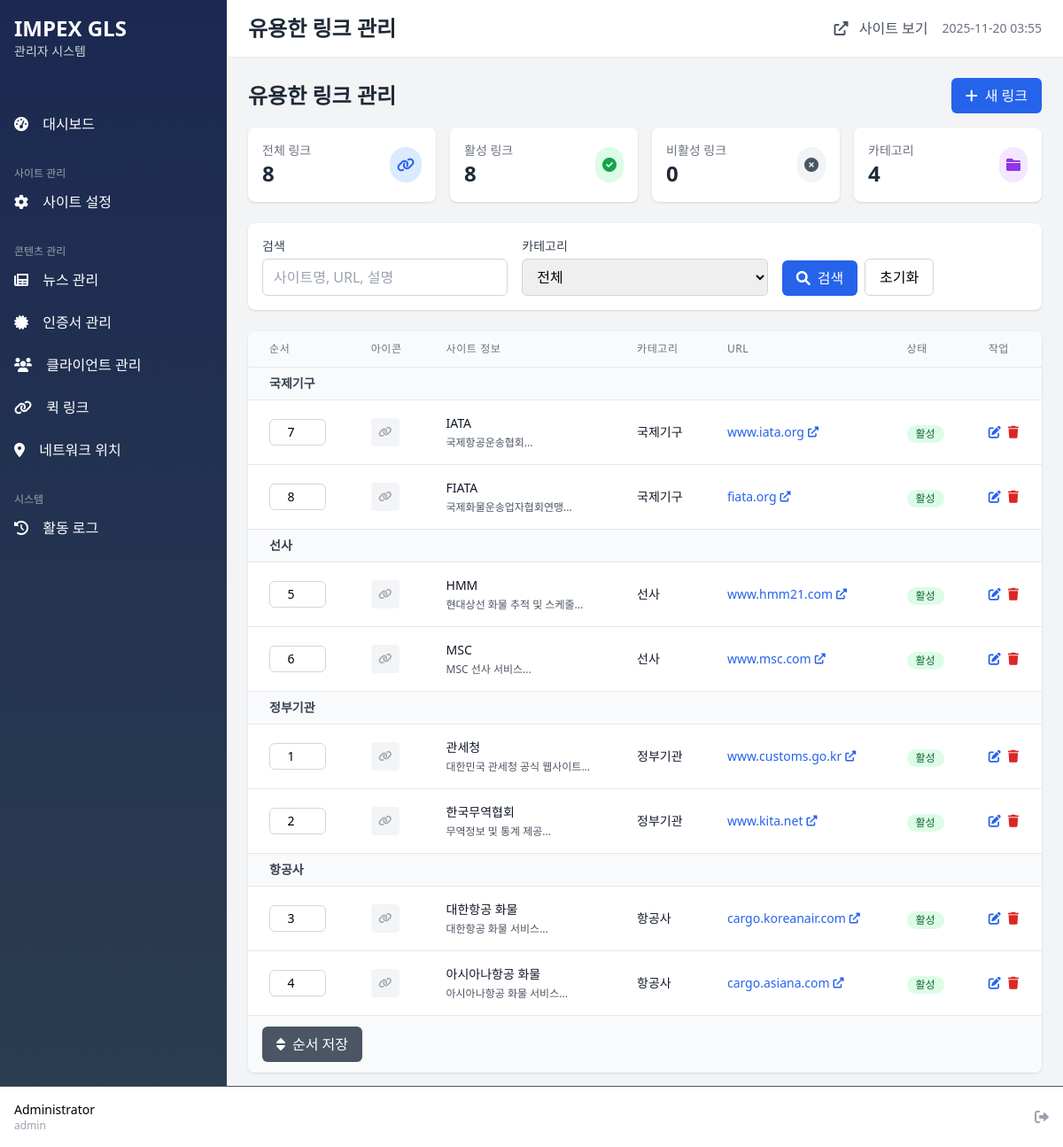
The page /admin/links/index.php (signed in) on the database its author committed.
### tables this page shows
CREATE TABLE useful_links (
    id INT PRIMARY KEY AUTO_INCREMENT,
    category VARCHAR(50),
    title VARCHAR(200) NOT NULL,
    url VARCHAR(500) NOT NULL,
    description TEXT,
    icon_path VARCHAR(255),
    sort_order INT DEFAULT 0,
    is_active TINYINT DEFAULT 1,
    created_at TIMESTAMP DEFAULT CURRENT_TIMESTAMP
);

### admin/includes/functions.php (called while the page is built, shortened)
<?php
function e($string) {
    return htmlspecialchars($string ?? '', ENT_QUOTES, 'UTF-8');
}
?>

### admin/links/index.php (the view, shortened to what this page needs)
<?php
require_once '../includes/functions.php';
$search = $_GET['search'] ?? '';
$page = max(1, intval($_GET['page'] ?? 1));
$per_page = 20;
try {
    $pdo = getDBConnection();
    $where_conditions = [];
    $where_clause = $where_conditions ? 'WHERE ' . implode(' AND ', $where_conditions) : '';
    $offset = ($page - 1) * $per_page;
    $stmt = $pdo->prepare("
        SELECT * FROM useful_links
        $where_clause
        ORDER BY category, sort_order, id DESC
        LIMIT :limit OFFSET :offset
    ");
    $stmt->bindValue(':limit', $per_page, PDO::PARAM_INT);
    $stmt->bindValue(':offset', $offset, PDO::PARAM_INT);
    $stmt->execute();
    $links = $stmt->fetchAll(PDO::FETCH_ASSOC);
    $stmt = $pdo->query("
        SELECT
            COUNT(*) as total,
            SUM(is_active = 1) as active,
            SUM(is_active = 0) as inactive,
            COUNT(DISTINCT category) as categories
        FROM useful_links
    ");
    $stats = $stmt->fetch(PDO::FETCH_ASSOC);
} catch (Exception $e) {
    error_log("Links error: " . $e->getMessage());
    $links = [];
    $total_count = 0;
    $total_pages = 1;
    $categories = [];
    $stats = ['total' => 0, 'active' => 0, 'inactive' => 0, 'categories' => 0];
}
$category_names = [
    '정부기관' => '정부기관',
    '항공사' => '항공사',
    '선사' => '선사',
    '국제기구' => '국제기구',
    '물류협회' => '물류협회',
    '유관기관' => '유관기관',
    '기타' => '기타'
];
include '../includes/header.php';
?>
<div class="mb-6">
    <div class="flex justify-between items-center mb-4">
        <div>
            <h1 class="text-2xl font-bold text-gray-800">유용한 링크 관리</h1>
        </div>
        <a href="create.php" class="bg-blue-600 text-white px-4 py-2 rounded-md hover:bg-blue-700 transition duration-200">
            <i class="fas fa-plus mr-2"></i>새 링크
        </a>
    </div>
    <div class="grid grid-cols-4 gap-4">
        <div class="bg-white rounded-lg shadow p-4">
            <div class="flex items-center justify-between">
                <div>
                    <p class="text-gray-500 text-sm">전체 링크</p>
                    <p class="text-2xl font-bold text-gray-800"><?php echo number_format($stats['total']); ?></p>
                </div>
                <div class="bg-blue-100 rounded-full p-2">
                    <i class="fas fa-link text-blue-600"></i>
                </div>
            </div>
        </div>
        <div class="bg-white rounded-lg shadow p-4">
            <div class="flex items-center justify-between">
                <div>
                    <p class="text-gray-500 text-sm">활성 링크</p>
                    <p class="text-2xl font-bold text-gray-800"><?php echo number_format($stats['active']); ?></p>
                </div>
                <div class="bg-green-100 rounded-full p-2">
                    <i class="fas fa-check-circle text-green-600"></i>
                </div>
            </div>
        </div>
        <div class="bg-white rounded-lg shadow p-4">
            <div class="flex items-center justify-between">
                <div>
                    <p class="text-gray-500 text-sm">비활성 링크</p>
                    <p class="text-2xl font-bold text-gray-800"><?php echo number_format($stats['inactive']); ?></p>
                </div>
                <div class="bg-gray-100 rounded-full p-2">
                    <i class="fas fa-times-circle text-gray-600"></i>
                </div>
            </div>
        </div>
        <div class="bg-white rounded-lg shadow p-4">
            <div class="flex items-center justify-between">
                <div>
                    <p class="text-gray-500 text-sm">카테고리</p>
                    <p class="text-2xl font-bold text-gray-800"><?php echo number_format($stats['categories']); ?></p>
                </div>
                <div class="bg-purple-100 rounded-full p-2">
                    <i class="fas fa-folder text-purple-600"></i>
                </div>
            </div>
        </div>
    </div>
</div>
<div class="bg-white rounded-lg shadow mb-6">
    <div class="p-4">
        <form method="GET" action="" class="grid grid-cols-1 md:grid-cols-3 gap-4">
            <div>
                <label class="block text-sm font-medium text-gray-700 mb-1">검색</label>
                <input type="text"
                       name="search"
                       value="<?php echo e($search); ?>"
                       placeholder="사이트명, URL, 설명"
                       class="w-full px-3 py-2 border border-gray-300 rounded-md focus:outline-none focus:ring-2 focus:ring-blue-500">
            </div>
            <div>
                <label class="block text-sm font-medium text-gray-700 mb-1">카테고리</label>
                <select name="category"
                        class="w-full px-3 py-2 border border-gray-300 rounded-md focus:outline-none focus:ring-2 focus:ring-blue-500">
                    <option value="">전체</option>
                </select>
            </div>
            <div class="flex items-end space-x-2">
                <button type="submit"
                        class="bg-blue-600 text-white px-4 py-2 rounded-md hover:bg-blue-700 transition duration-200">
                    <i class="fas fa-search mr-2"></i>검색
                </button>
                <a href="<?php echo $_SERVER['PHP_SELF']; ?>"
                   class="px-4 py-2 border border-gray-300 rounded-md hover:bg-gray-50 transition duration-200">
                    초기화
                </a>
            </div>
        </form>
    </div>
</div>
<form method="POST" action="">
    <div class="bg-white rounded-lg shadow overflow-hidden">
        <div class="overflow-x-auto">
            <table class="min-w-full divide-y divide-gray-200">
                <thead class="bg-gray-50">
                    <tr>
                        <th class="px-6 py-3 text-left text-xs font-medium text-gray-500 uppercase tracking-wider">
                            순서
                        </th>
                        <th class="px-6 py-3 text-left text-xs font-medium text-gray-500 uppercase tracking-wider">
                            아이콘
                        </th>
                        <th class="px-6 py-3 text-left text-xs font-medium text-gray-500 uppercase tracking-wider">
                            사이트 정보
                        </th>
                        <th class="px-6 py-3 text-left text-xs font-medium text-gray-500 uppercase tracking-wider">
                            카테고리
                        </th>
                        <th class="px-6 py-3 text-left text-xs font-medium text-gray-500 uppercase tracking-wider">
                            URL
                        </th>
                        <th class="px-6 py-3 text-left text-xs font-medium text-gray-500 uppercase tracking-wider">
                            상태
                        </th>
                        <th class="px-6 py-3 text-left text-xs font-medium text-gray-500 uppercase tracking-wider">
                            작업
                        </th>
                    </tr>
                </thead>
                <tbody class="bg-white divide-y divide-gray-200">
                    <?php if (empty($links)): ?>
                    <tr>
                        <td colspan="7" class="px-6 py-4 text-center text-gray-500">
                            링크가 없습니다.
                        </td>
                    </tr>
                    <?php else: ?>
                        <?php
                        $current_category = '';
                        foreach ($links as $link):
                            if ($current_category !== $link['category']):
                                $current_category = $link['category'];
                        ?>
                        <tr class="bg-gray-50">
                            <td colspan="7" class="px-6 py-2 text-sm font-semibold text-gray-700">
                                <?php echo e($category_names[$current_category] ?? $current_category); ?>
                            </td>
                        </tr>
                        <?php endif; ?>
                        <tr class="hover:bg-gray-50">
                            <td class="px-6 py-4 whitespace-nowrap">
                                <input type="number"
                                       name="sort_order[<?php echo $link['id']; ?>]"
                                       value="<?php echo $link['sort_order']; ?>"
                                       class="w-16 px-2 py-1 border border-gray-300 rounded-md text-sm text-center">
                            </td>
                            <td class="px-6 py-4">
                                <?php if ($link['icon_path'] && file_exists(PROJECT_ROOT . $link['icon_path'])): ?>
                                <img src="<?php echo BASE_URL . $link['icon_path']; ?>"
                                     alt="<?php echo e($link['title']); ?>"
                                     class="h-8 w-8 object-contain">
                                <?php else: ?>
                                <div class="h-8 w-8 bg-gray-100 rounded flex items-center justify-center">
                                    <i class="fas fa-link text-gray-400 text-xs"></i>
                                </div>
                                <?php endif; ?>
                            </td>
                            <td class="px-6 py-4">
                                <div class="text-sm">
                                    <div class="font-medium text-gray-900">
                                        <?php echo e($link['title']); ?>
                                    </div>
                                    <?php if ($link['description']): ?>
                                    <div class="text-gray-600 text-xs mt-1">
                                        <?php echo e(mb_substr($link['description'], 0, 50)); ?>...
                                    </div>
                                    <?php endif; ?>
                                </div>
                            </td>
                            <td class="px-6 py-4 whitespace-nowrap text-sm text-gray-900">
                                <?php echo e($category_names[$link['category']] ?? $link['category']); ?>
                            </td>
                            <td class="px-6 py-4 text-sm">
                                <a href="<?php echo e($link['url']); ?>"
                                   target="_blank"
                                   class="text-blue-600 hover:text-blue-800 flex items-center">
                                    <?php
                                    $domain = parse_url($link['url'], PHP_URL_HOST);
                                    echo e($domain ?: $link['url']);
                                    ?>
                                    <i class="fas fa-external-link-alt ml-1 text-xs"></i>
                                </a>
                            </td>
                            <td class="px-6 py-4 whitespace-nowrap">
                                <form method="POST" action="" class="inline">
                                    <button type="submit"
                                            name="toggle_active"
                                            class="inline-flex items-center px-2.5 py-0.5 rounded-full text-xs font-medium
                                                   <?php echo $link['is_active'] ? 'bg-green-100 text-green-800' : 'bg-gray-100 text-gray-800'; ?>">
                                        <?php echo $link['is_active'] ? '활성' : '비활성'; ?>
                                    </button>
                                </form>
                            </td>
                            <td class="px-6 py-4 whitespace-nowrap text-sm">
                                <div class="flex space-x-2">
                                    <a href="edit.php?id=<?php echo $link['id']; ?>"
                                       class="text-blue-600 hover:text-blue-900">
                                        <i class="fas fa-edit"></i>
                                    </a>
                                    <form method="POST" action="" class="inline"
                                          onsubmit="return confirm('정말 삭제하시겠습니까?');">
                                        <button type="submit" name="delete_link"
                                                class="text-red-600 hover:text-red-900">
                                            <i class="fas fa-trash"></i>
                                        </button>
                                    </form>
                                </div>
                            </td>
                        </tr>
                        <?php endforeach; ?>
                    <?php endif; ?>
                </tbody>
            </table>
        </div>
        <?php if (!empty($links)): ?>
        <div class="bg-gray-50 px-4 py-3 border-t border-gray-200">
            <button type="submit"
                    name="update_order"
                    class="bg-gray-600 text-white px-4 py-2 rounded-md hover:bg-gray-700 transition duration-200">
                <i class="fas fa-sort mr-2"></i>순서 저장
            </button>
        </div>
        <?php endif; ?>
    </div>
</form>
<?php include '../includes/footer.php'; ?>

### rows shown on the page
useful_links: category "국제기구", id+sort_order "7", title "IATA", description "국제항공운송협회", url "www.iata.org", is_active "활성"
useful_links: id+sort_order "8", title "FIATA", description "국제화물운송업자협회연맹", category "국제기구", url "fiata.org", is_active "활성"
useful_links: category "선사", id+sort_order "5", title "HMM", description "현대상선 화물 추적 및 스케줄", url "www.hmm21.com", is_active "활성"
useful_links: id+sort_order "6", title "MSC", description "MSC 선사 서비스", category "선사", url "www.msc.com", is_active "활성"
useful_links: category "정부기관", id+sort_order "1", title "관세청", description "대한민국 관세청 공식 웹사이트", url "www.customs.go.kr", is_active "활성"
useful_links: id+sort_order "2", title "한국무역협회", description "무역정보 및 통계 제공", category "정부기관", url "www.kita.net", is_active "활성"
useful_links: category "항공사", id+sort_order "3", title "대한항공 화물", description "대한항공 화물 서비스", url "cargo.koreanair.com", is_active "활성"
useful_links: id+sort_order "4", title "아시아나항공 화물", description "아시아나항공 화물 서비스", category "항공사", url "cargo.asiana.com", is_active "활성"

### other values the page prints
$_SESSION['admin_name'] "Administrator"
$_SESSION['admin_username'] "admin"
$page_title "유용한 링크 관리"
$stats['total'] "8"
$stats['active'] "8"
$stats['inactive'] "0"
$stats['categories'] "4"
